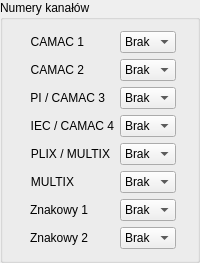
         <widget class="QGroupBox" name="chan">
          <property name="sizePolicy">
           <sizepolicy hsizetype="Preferred" vsizetype="Preferred">
            <horstretch>0</horstretch>
            <verstretch>0</verstretch>
           </sizepolicy>
          </property>
          <property name="minimumSize">
           <size>
            <width>174</width>
            <height>0</height>
           </size>
          </property>
          <property name="title">
           <string>Numery kanałów</string>
          </property>
          <layout class="QVBoxLayout" name="verticalLayout_13">
           <item>
            <layout class="QFormLayout" name="formLayout_9">
             <property name="formAlignment">
              <set>Qt::AlignHCenter|Qt::AlignTop</set>
             </property>
             <item row="0" column="0">
              <widget class="QLabel" name="label_41">
               <property name="sizePolicy">
                <sizepolicy hsizetype="Maximum" vsizetype="Preferred">
                 <horstretch>0</horstretch>
                 <verstretch>0</verstretch>
                </sizepolicy>
               </property>
               <property name="text">
                <string>CAMAC 1</string>
               </property>
               <property name="alignment">
                <set>Qt::AlignRight|Qt::AlignTrailing|Qt::AlignVCenter</set>
               </property>
               <property name="buddy">
                <cstring>chan_camac1</cstring>
               </property>
              </widget>
             </item>
             <item row="0" column="1">
              <widget class="QComboBox" name="chan_camac1">
               <property name="sizePolicy">
                <sizepolicy hsizetype="Maximum" vsizetype="Preferred">
                 <horstretch>0</horstretch>
                 <verstretch>0</verstretch>
                </sizepolicy>
               </property>
               <property name="currentIndex">
                <number>0</number>
               </property>
               <item>
                <property name="text">
                 <string>Brak</string>
                </property>
               </item>
               <item>
                <property name="text">
                 <string>0</string>
                </property>
               </item>
               <item>
                <property name="text">
                 <string>1</string>
                </property>
               </item>
               <item>
                <property name="text">
                 <string>2</string>
                </property>
               </item>
               <item>
                <property name="text">
                 <string>3</string>
                </property>
               </item>
               <item>
                <property name="text">
                 <string>4</string>
                </property>
               </item>
               <item>
                <property name="text">
                 <string>5</string>
                </property>
               </item>
               <item>
                <property name="text">
                 <string>6</string>
                </property>
               </item>
               <item>
                <property name="text">
                 <string>7</string>
                </property>
               </item>
               <item>
                <property name="text">
                 <string>8</string>
                </property>
               </item>
               <item>
                <property name="text">
                 <string>9</string>
                </property>
               </item>
               <item>
                <property name="text">
                 <string>10</string>
                </property>
               </item>
               <item>
                <property name="text">
                 <string>11</string>
                </property>
               </item>
               <item>
                <property name="text">
                 <string>12</string>
                </property>
               </item>
               <item>
                <property name="text">
                 <string>13</string>
                </property>
               </item>
               <item>
                <property name="text">
                 <string>14</string>
                </property>
               </item>
               <item>
                <property name="text">
                 <string>15</string>
                </property>
               </item>
              </widget>
             </item>
             <item row="1" column="0">
              <widget class="QLabel" name="label_42">
               <property name="sizePolicy">
                <sizepolicy hsizetype="Maximum" vsizetype="Preferred">
                 <horstretch>0</horstretch>
                 <verstretch>0</verstretch>
                </sizepolicy>
               </property>
               <property name="text">
                <string>CAMAC 2</string>
               </property>
               <property name="alignment">
                <set>Qt::AlignRight|Qt::AlignTrailing|Qt::AlignVCenter</set>
               </property>
               <property name="buddy">
                <cstring>chan_camac2</cstring>
               </property>
              </widget>
             </item>
             <item row="1" column="1">
              <widget class="QComboBox" name="chan_camac2">
               <property name="sizePolicy">
                <sizepolicy hsizetype="Maximum" vsizetype="Preferred">
                 <horstretch>0</horstretch>
                 <verstretch>0</verstretch>
                </sizepolicy>
               </property>
               <item>
                <property name="text">
                 <string>Brak</string>
                </property>
               </item>
               <item>
                <property name="text">
                 <string>0</string>
                </property>
               </item>
               <item>
                <property name="text">
                 <string>1</string>
                </property>
               </item>
               <item>
                <property name="text">
                 <string>2</string>
                </property>
               </item>
               <item>
                <property name="text">
                 <string>3</string>
                </property>
               </item>
               <item>
                <property name="text">
                 <string>4</string>
                </property>
               </item>
               <item>
                <property name="text">
                 <string>5</string>
                </property>
               </item>
               <item>
                <property name="text">
                 <string>6</string>
                </property>
               </item>
               <item>
                <property name="text">
                 <string>7</string>
                </property>
               </item>
               <item>
                <property name="text">
                 <string>8</string>
                </property>
               </item>
               <item>
                <property name="text">
                 <string>9</string>
                </property>
               </item>
               <item>
                <property name="text">
                 <string>10</string>
                </property>
               </item>
               <item>
                <property name="text">
                 <string>11</string>
                </property>
               </item>
               <item>
                <property name="text">
                 <string>12</string>
                </property>
               </item>
               <item>
                <property name="text">
                 <string>13</string>
                </property>
               </item>
               <item>
                <property name="text">
                 <string>14</string>
                </property>
               </item>
               <item>
                <property name="text">
                 <string>15</string>
                </property>
               </item>
              </widget>
             </item>
             <item row="2" column="0">
              <widget class="QLabel" name="label_35">
               <property name="sizePolicy">
                <sizepolicy hsizetype="Maximum" vsizetype="Preferred">
                 <horstretch>0</horstretch>
                 <verstretch>0</verstretch>
                </sizepolicy>
               </property>
               <property name="text">
                <string>PI / CAMAC 3</string>
               </property>
               <property name="alignment">
                <set>Qt::AlignRight|Qt::AlignTrailing|Qt::AlignVCenter</set>
               </property>
               <property name="buddy">
                <cstring>chan_camac3</cstring>
               </property>
              </widget>
             </item>
             <item row="2" column="1">
              <widget class="QComboBox" name="chan_camac3">
               <property name="sizePolicy">
                <sizepolicy hsizetype="Maximum" vsizetype="Preferred">
                 <horstretch>0</horstretch>
                 <verstretch>0</verstretch>
                </sizepolicy>
               </property>
               <item>
                <property name="text">
                 <string>Brak</string>
                </property>
               </item>
               <item>
                <property name="text">
                 <string>0</string>
                </property>
               </item>
               <item>
                <property name="text">
                 <string>1</string>
                </property>
               </item>
               <item>
                <property name="text">
                 <string>2</string>
                </property>
               </item>
               <item>
                <property name="text">
                 <string>3</string>
                </property>
               </item>
               <item>
                <property name="text">
                 <string>4</string>
                </property>
               </item>
               <item>
                <property name="text">
                 <string>5</string>
                </property>
               </item>
               <item>
                <property name="text">
                 <string>6</string>
                </property>
               </item>
               <item>
                <property name="text">
                 <string>7</string>
                </property>
               </item>
               <item>
                <property name="text">
                 <string>8</string>
                </property>
               </item>
               <item>
                <property name="text">
                 <string>9</string>
                </property>
               </item>
               <item>
                <property name="text">
                 <string>10</string>
                </property>
               </item>
               <item>
                <property name="text">
                 <string>11</string>
                </property>
               </item>
               <item>
                <property name="text">
                 <string>12</string>
                </property>
               </item>
               <item>
                <property name="text">
                 <string>13</string>
                </property>
               </item>
               <item>
                <property name="text">
                 <string>14</string>
                </property>
               </item>
               <item>
                <property name="text">
                 <string>15</string>
                </property>
               </item>
              </widget>
             </item>
             <item row="3" column="0">
              <widget class="QLabel" name="label_36">
               <property name="sizePolicy">
                <sizepolicy hsizetype="Maximum" vsizetype="Preferred">
                 <horstretch>0</horstretch>
                 <verstretch>0</verstretch>
                </sizepolicy>
               </property>
               <property name="text">
                <string>IEC / CAMAC 4</string>
               </property>
               <property name="alignment">
                <set>Qt::AlignRight|Qt::AlignTrailing|Qt::AlignVCenter</set>
               </property>
               <property name="buddy">
                <cstring>chan_camac4</cstring>
               </property>
              </widget>
             </item>
             <item row="3" column="1">
              <widget class="QComboBox" name="chan_camac4">
               <property name="sizePolicy">
                <sizepolicy hsizetype="Maximum" vsizetype="Preferred">
                 <horstretch>0</horstretch>
                 <verstretch>0</verstretch>
                </sizepolicy>
               </property>
               <item>
                <property name="text">
                 <string>Brak</string>
                </property>
               </item>
               <item>
                <property name="text">
                 <string>0</string>
                </property>
               </item>
               <item>
                <property name="text">
                 <string>1</string>
                </property>
               </item>
               <item>
                <property name="text">
                 <string>2</string>
                </property>
               </item>
               <item>
                <property name="text">
                 <string>3</string>
                </property>
               </item>
               <item>
                <property name="text">
                 <string>4</string>
                </property>
               </item>
               <item>
                <property name="text">
                 <string>5</string>
                </property>
               </item>
               <item>
                <property name="text">
                 <string>6</string>
                </property>
               </item>
               <item>
                <property name="text">
                 <string>7</string>
                </property>
               </item>
               <item>
                <property name="text">
                 <string>8</string>
                </property>
               </item>
               <item>
                <property name="text">
                 <string>9</string>
                </property>
               </item>
               <item>
                <property name="text">
                 <string>10</string>
                </property>
               </item>
               <item>
                <property name="text">
                 <string>11</string>
                </property>
               </item>
               <item>
                <property name="text">
                 <string>12</string>
                </property>
               </item>
               <item>
                <property name="text">
                 <string>13</string>
                </property>
               </item>
               <item>
                <property name="text">
                 <string>14</string>
                </property>
               </item>
               <item>
                <property name="text">
                 <string>15</string>
                </property>
               </item>
              </widget>
             </item>
             <item row="4" column="0">
              <widget class="QLabel" name="label_37">
               <property name="sizePolicy">
                <sizepolicy hsizetype="Maximum" vsizetype="Preferred">
                 <horstretch>0</horstretch>
                 <verstretch>0</verstretch>
                </sizepolicy>
               </property>
               <property name="text">
                <string>PLIX / MULTIX</string>
               </property>
               <property name="alignment">
                <set>Qt::AlignRight|Qt::AlignTrailing|Qt::AlignVCenter</set>
               </property>
               <property name="buddy">
                <cstring>chan_plix</cstring>
               </property>
              </widget>
             </item>
             <item row="4" column="1">
              <widget class="QComboBox" name="chan_plix">
               <property name="sizePolicy">
                <sizepolicy hsizetype="Maximum" vsizetype="Preferred">
                 <horstretch>0</horstretch>
                 <verstretch>0</verstretch>
                </sizepolicy>
               </property>
               <item>
                <property name="text">
                 <string>Brak</string>
                </property>
               </item>
               <item>
                <property name="text">
                 <string>0</string>
                </property>
               </item>
               <item>
                <property name="text">
                 <string>1</string>
                </property>
               </item>
               <item>
                <property name="text">
                 <string>2</string>
                </property>
               </item>
               <item>
                <property name="text">
                 <string>3</string>
                </property>
               </item>
               <item>
                <property name="text">
                 <string>4</string>
                </property>
               </item>
               <item>
                <property name="text">
                 <string>5</string>
                </property>
               </item>
               <item>
                <property name="text">
                 <string>6</string>
                </property>
               </item>
               <item>
                <property name="text">
                 <string>7</string>
                </property>
               </item>
               <item>
                <property name="text">
                 <string>8</string>
                </property>
               </item>
               <item>
                <property name="text">
                 <string>9</string>
                </property>
               </item>
               <item>
                <property name="text">
                 <string>10</string>
                </property>
               </item>
               <item>
                <property name="text">
                 <string>11</string>
                </property>
               </item>
               <item>
                <property name="text">
                 <string>12</string>
                </property>
               </item>
               <item>
                <property name="text">
                 <string>13</string>
                </property>
               </item>
               <item>
                <property name="text">
                 <string>14</string>
                </property>
               </item>
               <item>
                <property name="text">
                 <string>15</string>
                </property>
               </item>
              </widget>
             </item>
             <item row="5" column="0">
              <widget class="QLabel" name="label_38">
               <property name="sizePolicy">
                <sizepolicy hsizetype="Maximum" vsizetype="Preferred">
                 <horstretch>0</horstretch>
                 <verstretch>0</verstretch>
                </sizepolicy>
               </property>
               <property name="text">
                <string>MULTIX</string>
               </property>
               <property name="alignment">
                <set>Qt::AlignRight|Qt::AlignTrailing|Qt::AlignVCenter</set>
               </property>
               <property name="buddy">
                <cstring>chan_multix</cstring>
               </property>
              </widget>
             </item>
             <item row="5" column="1">
              <widget class="QComboBox" name="chan_multix">
               <property name="sizePolicy">
                <sizepolicy hsizetype="Maximum" vsizetype="Preferred">
                 <horstretch>0</horstretch>
                 <verstretch>0</verstretch>
                </sizepolicy>
               </property>
               <item>
                <property name="text">
                 <string>Brak</string>
                </property>
               </item>
               <item>
                <property name="text">
                 <string>0</string>
                </property>
               </item>
               <item>
                <property name="text">
                 <string>1</string>
                </property>
               </item>
               <item>
                <property name="text">
                 <string>2</string>
                </property>
               </item>
               <item>
                <property name="text">
                 <string>3</string>
                </property>
               </item>
               <item>
                <property name="text">
                 <string>4</string>
                </property>
               </item>
               <item>
                <property name="text">
                 <string>5</string>
                </property>
               </item>
               <item>
                <property name="text">
                 <string>6</string>
                </property>
               </item>
               <item>
                <property name="text">
                 <string>7</string>
                </property>
               </item>
               <item>
                <property name="text">
                 <string>8</string>
                </property>
               </item>
               <item>
                <property name="text">
                 <string>9</string>
                </property>
               </item>
               <item>
                <property name="text">
                 <string>10</string>
                </property>
               </item>
               <item>
                <property name="text">
                 <string>11</string>
                </property>
               </item>
               <item>
                <property name="text">
                 <string>12</string>
                </property>
               </item>
               <item>
                <property name="text">
                 <string>13</string>
                </property>
               </item>
               <item>
                <property name="text">
                 <string>14</string>
                </property>
               </item>
               <item>
                <property name="text">
                 <string>15</string>
                </property>
               </item>
              </widget>
             </item>
             <item row="6" column="0">
              <widget class="QLabel" name="label_39">
               <property name="sizePolicy">
                <sizepolicy hsizetype="Maximum" vsizetype="Preferred">
                 <horstretch>0</horstretch>
                 <verstretch>0</verstretch>
                </sizepolicy>
               </property>
               <property name="text">
                <string>Znakowy 1</string>
               </property>
               <property name="alignment">
                <set>Qt::AlignRight|Qt::AlignTrailing|Qt::AlignVCenter</set>
               </property>
               <property name="buddy">
                <cstring>chan_char1</cstring>
               </property>
              </widget>
             </item>
             <item row="6" column="1">
              <widget class="QComboBox" name="chan_char1">
               <property name="sizePolicy">
                <sizepolicy hsizetype="Maximum" vsizetype="Preferred">
                 <horstretch>0</horstretch>
                 <verstretch>0</verstretch>
                </sizepolicy>
               </property>
               <item>
                <property name="text">
                 <string>Brak</string>
                </property>
               </item>
               <item>
                <property name="text">
                 <string>0</string>
                </property>
               </item>
               <item>
                <property name="text">
                 <string>1</string>
                </property>
               </item>
               <item>
                <property name="text">
                 <string>2</string>
                </property>
               </item>
               <item>
                <property name="text">
                 <string>3</string>
                </property>
               </item>
               <item>
                <property name="text">
                 <string>4</string>
                </property>
               </item>
               <item>
                <property name="text">
                 <string>5</string>
                </property>
               </item>
               <item>
                <property name="text">
                 <string>6</string>
                </property>
               </item>
               <item>
                <property name="text">
                 <string>7</string>
                </property>
               </item>
               <item>
                <property name="text">
                 <string>8</string>
                </property>
               </item>
               <item>
                <property name="text">
                 <string>9</string>
                </property>
               </item>
               <item>
                <property name="text">
                 <string>10</string>
                </property>
               </item>
               <item>
                <property name="text">
                 <string>11</string>
                </property>
               </item>
               <item>
                <property name="text">
                 <string>12</string>
                </property>
               </item>
               <item>
                <property name="text">
                 <string>13</string>
                </property>
               </item>
               <item>
                <property name="text">
                 <string>14</string>
                </property>
               </item>
               <item>
                <property name="text">
                 <string>15</string>
                </property>
               </item>
              </widget>
             </item>
             <item row="7" column="0">
              <widget class="QLabel" name="label_40">
               <property name="sizePolicy">
                <sizepolicy hsizetype="Maximum" vsizetype="Preferred">
                 <horstretch>0</horstretch>
                 <verstretch>0</verstretch>
                </sizepolicy>
               </property>
               <property name="text">
                <string>Znakowy 2</string>
               </property>
               <property name="alignment">
                <set>Qt::AlignRight|Qt::AlignTrailing|Qt::AlignVCenter</set>
               </property>
               <property name="buddy">
                <cstring>chan_char2</cstring>
               </property>
              </widget>
             </item>
             <item row="7" column="1">
              <widget class="QComboBox" name="chan_char2">
               <property name="sizePolicy">
                <sizepolicy hsizetype="Maximum" vsizetype="Preferred">
                 <horstretch>0</horstretch>
                 <verstretch>0</verstretch>
                </sizepolicy>
               </property>
               <item>
                <property name="text">
                 <string>Brak</string>
                </property>
               </item>
               <item>
                <property name="text">
                 <string>0</string>
                </property>
               </item>
               <item>
                <property name="text">
                 <string>1</string>
                </property>
               </item>
               <item>
                <property name="text">
                 <string>2</string>
                </property>
               </item>
               <item>
                <property name="text">
                 <string>3</string>
                </property>
               </item>
               <item>
                <property name="text">
                 <string>4</string>
                </property>
               </item>
               <item>
                <property name="text">
                 <string>5</string>
                </property>
               </item>
               <item>
                <property name="text">
                 <string>6</string>
                </property>
               </item>
               <item>
                <property name="text">
                 <string>7</string>
                </property>
               </item>
               <item>
                <property name="text">
                 <string>8</string>
                </property>
               </item>
               <item>
                <property name="text">
                 <string>9</string>
                </property>
               </item>
               <item>
                <property name="text">
                 <string>10</string>
                </property>
               </item>
               <item>
                <property name="text">
                 <string>11</string>
                </property>
               </item>
               <item>
                <property name="text">
                 <string>12</string>
                </property>
               </item>
               <item>
                <property name="text">
                 <string>13</string>
                </property>
               </item>
               <item>
                <property name="text">
                 <string>14</string>
                </property>
               </item>
               <item>
                <property name="text">
                 <string>15</string>
                </property>
               </item>
              </widget>
             </item>
            </layout>
           </item>
          </layout>
         </widget>
